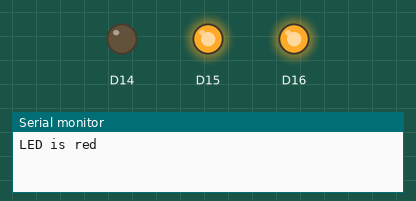
A program run on a simulated Arduino Nano ESP32. On the bench: output pins drawn as LEDs (lit = HIGH), the last lines printed to the serial monitor.

Above: at 0.3 s.
At 0.9 s:
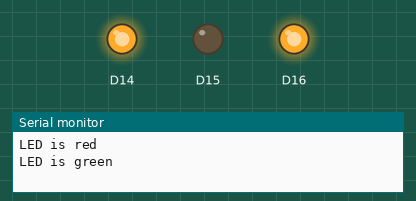
At 3.3 s:
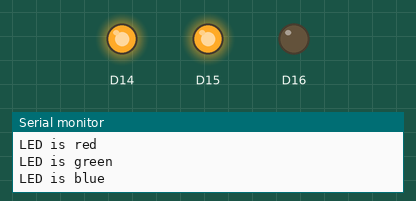
Timing chart, 0 to 4.1 s (numbered marks = the images above):
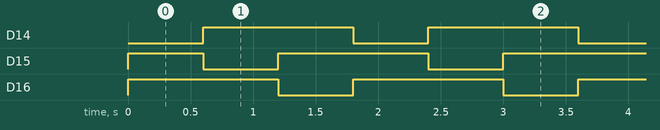

The program:

main.cpp
```cpp
/* HARDWARE: Arduino Nano ESP32
 * GOAL: blink LED
 * based on tutorial https://RandomNerdTutorials.com/vs-code-pioarduino-ide-esp32/
 * */

#include <Arduino.h>

// built-in RGB-LED DL1:
// --------------------------------------------------------
//  - GPIO0  Blue sub-LED
//  - GPIO45 Green sub-LED
//  - GPIO46 Red sub-LED
// blink the red channel of the RGB LED (active‑low)
// IMPORTANT: LOW = on, HIGH = off

void setup() {
  // put your setup code here, to run once:
  Serial.begin(115200);
  pinMode(LED_RED, OUTPUT);
  pinMode(LED_GREEN, OUTPUT);
  pinMode(LED_BLUE, OUTPUT);
}

void loop() {
  Serial.println("LED is red");
  digitalWrite(LED_RED, LOW); // on
  digitalWrite(LED_GREEN, HIGH);
  digitalWrite(LED_BLUE, HIGH);

  delay(600);

  Serial.println("LED is green");
  digitalWrite(LED_RED, HIGH);
  digitalWrite(LED_GREEN, LOW); // on
  digitalWrite(LED_BLUE, HIGH);

  delay(600);

  Serial.println("LED is blue");
  digitalWrite(LED_RED, HIGH);
  digitalWrite(LED_GREEN, HIGH);
  digitalWrite(LED_BLUE, LOW); // on

  delay(600);
}
```

Measured:
- by itself, D14, D16: alternates HIGH for 1.2 s and LOW for 0.60 s
- by itself, D15: repeats every 1.8 s: LOW 0.60 s, HIGH 1.2 s
- by itself, everything shown: repeats every 1.8 s, in 3 steps
